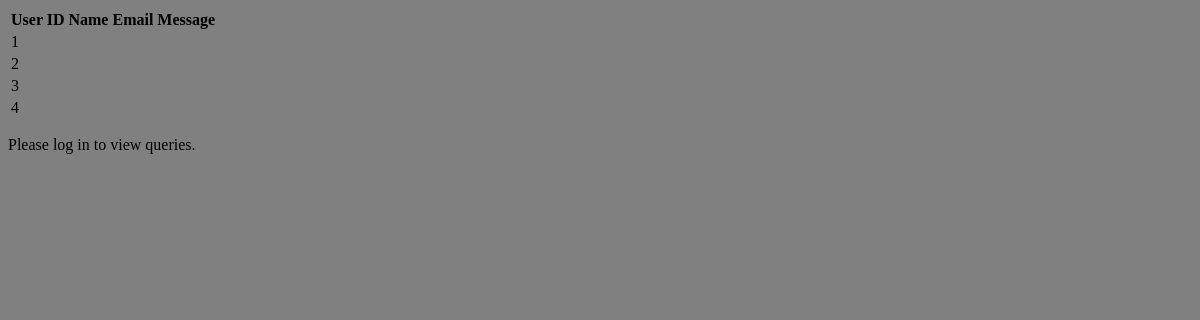
Page /data on the earlier database version.
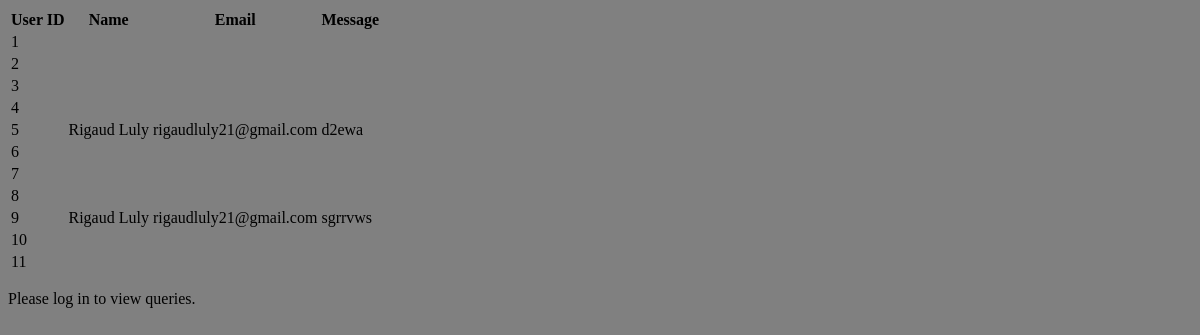
Same page on the later database version.
### tables this page shows
CREATE TABLE users_enquiries
              (id INTEGER PRIMARY KEY AUTOINCREMENT,
              name TEXT,
              email TEXT, 
              message TEXT);

### app.py (the view)
@app.route('/data')
def display_queries():
    conn = sqlite3.connect('database.db')
    c = conn.cursor()
    c.execute("SELECT * FROM users_enquiries")
    data = c.fetchall()
    conn.close()
    return render_template('login.html', users=data)

### templates/login.html (shortened to what this page needs)
<!DOCTYPE html>
<html>
    <head>
        <link rel="stylesheet" href="/static/Homestyle.css">
    </head>
    <body id="showdata">
            <table>
                <thead>
                    <tr>
                        <th>User ID</th>
                        <th>Name</th>
                        <th>Email</th>
                        <th>Message</th>
                    </tr>
                </thead>
                <tbody>
                    {% for user in users %}
                        <tr>
                            <td>{{ user[0] }}</td>
                            <td>{{ user[1] }}</td>
                            <td>{{ user[2] }}</td>
                            <td>{{ user[3] }}</td>
                        </tr>
                    {% endfor %}
                </tbody>
            </table>
            <p>Please log in to view queries.</p>
    </body>
</html>

### static/Homestyle.css (style rules this page uses)
#showdata { background-color: grey; }

Differences in the rows shown:
added users_enquiries: id "5", name "Rigaud Luly", email "rigaudluly21@gmail.com", message "d2ewa"
added users_enquiries: id "6"
added users_enquiries: id "7"
added users_enquiries: id "8"
added users_enquiries: id "9", name "Rigaud Luly", email "rigaudluly21@gmail.com", message "sgrrvws"
added users_enquiries: id "10"
added users_enquiries: id "11"
